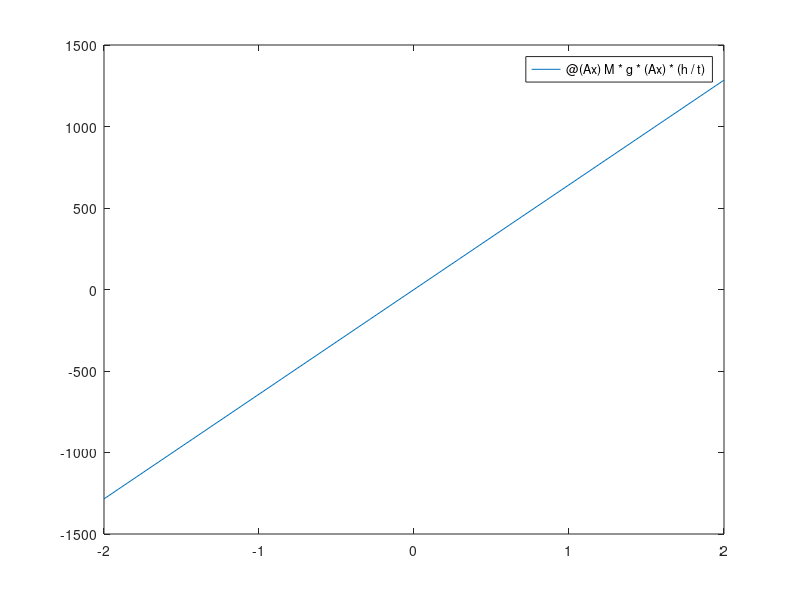
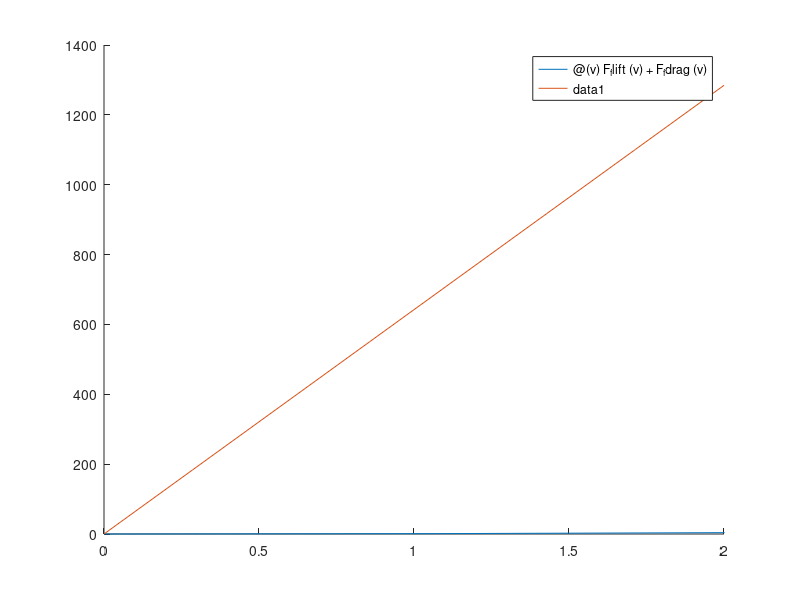

MATLAB code for these plots, in order:
t = 1.30; %m
L = 1.55; %m
h = 0.30; %m
g = 9.8; %m/s2
M = 284; %kg

close all;

lon_xfr = @(Ax) M * g * (Ax) * (h / t);
lat_xfr = @(Ay) M * g * (Ay) * (h / L);
fl_n = @(Ax, Ay) (lat_xfr(-Ay) * 0.5) + (lon_xfr(-Ax) * 0.5) + (M * g / 4);
fr_n = @(Ax, Ay) (lat_xfr(-Ay) * 0.5) + (lon_xfr(Ax) * 0.5) + (M * g / 4);
rr_n = @(Ax, Ay) (lat_xfr(Ay) * 0.5) + (lon_xfr(Ax) * 0.5) + (M * g / 4);
rl_n = @(Ax, Ay) (lat_xfr(Ay) * 0.5) + (lon_xfr(-Ax) * 0.5) + (M * g / 4);

figure;
fplot(lon_xfr, [-2 2]);
% hold on;
% fplot(lat_xfr, [-2 2]);

fl_n(0.5,1) + fr_n(0.5,1) + rl_n(0.5,1) + rr_n(0.5,1) - M*g

ClA = 3.42;
CdA = 1.79;

x_rw = 0; % m
x_fw = 1.55; % m 
rho = 1.225; % kg/m^3
CoP_x = 0.35; % percent rear
CoP_z = -0.6; % m

F_lift = @(v) 0.5 * ClA * rho * v^2; % N
F_drag = @(v) 0.5 * CdA * rho * v^2; % N

M_drag = @(v) F_drag(v) * CoP_z;

F_rlift = @(v) CoP_x * F_lift(v); % N, rear axle downforce, should be positive
F_flift = @(v) (1 - CoP_x) * F_lift(v); % N, front axle downforce, should be positive
F_fdrag = @(v) M_drag(v) / (x_fw - x_rw); % N, front axle drag moment contribution, should be negative
F_rdrag = @(v) -F_fdrag(v); % N, should be positive
F_ftotal = @(v) F_flift(v) + F_fdrag(v); % N, total aero load on front axle
F_rtotal = @(v) F_rlift(v) + F_rdrag(v); % N, total aero load on rear axle

figure;
hold on;
fplot(F_ftotal, [0 30]);
fplot(lon_xfr, [0 2]);
